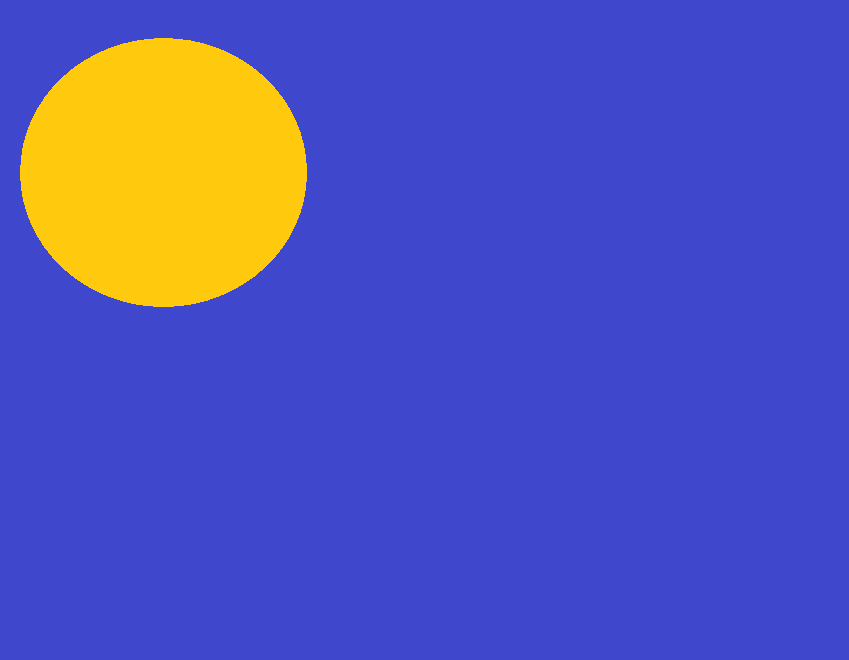
#> input picture manipulacao-img/circle.png, 849 x 660 px
$ python blending.py
#> lines starting #> are read from the running program, lines starting #| are printed output that depends on the picture
import cv2 as cv
import numpy as np
from matplotlib import pyplot as plt

# [42 lines left out: functions showImage, addImageOverlay, not called in this run]


def showMultipleImageGrid(imgsArray, titlesArray, x, y):
    if(x < 1 or y < 1):
        print("ERRO: X e Y não podem ser zero ou abaixo de zero!")
        return
    elif(x == 1 and y == 1):
        showImageGrid(imgsArray, titlesArray)
    elif(x == 1):
        fig, axis = plt.subplots(y)
        fig.suptitle(titlesArray)
        yId = 0
        for img in imgsArray:
            imgMPLIB = cv.cvtColor(img, cv.COLOR_BGR2RGB)
            axis[yId].imshow(imgMPLIB)

            yId += 1
    elif(y == 1):
        fig, axis = plt.subplots(1, x)
        fig.suptitle(titlesArray)
        xId = 0
        for img in imgsArray:
            imgMPLIB = cv.cvtColor(img, cv.COLOR_BGR2RGB)
            axis[xId].imshow(imgMPLIB)

            xId += 1
    else:
        fig, axis = plt.subplots(y, x)
        xId, yId, titleId = 0, 0, 0
        for img in imgsArray:
            imgMPLIB = cv.cvtColor(img, cv.COLOR_BGR2RGB)
            axis[yId, xId].set_title(titlesArray[titleId])
            axis[yId, xId].imshow(imgMPLIB)
            if(len(titlesArray[titleId]) == 0):
                axis[yId, xId].axis('off')

            titleId += 1
            xId += 1
            if xId == x:
                xId = 0
                yId += 1

        fig.tight_layout(pad=0.5)
    plt.show()

# [22 lines left out: functions showImageGrid, plotTwoImageVertical, plotTwoImageHorizontal, not called in this run]

def plotAddImages():
    circleImage = cv.imread('circle.png')
#> circleImage is the input picture: shape (660, 849, 3); mean B, G, R 183.5, 85.9, 83.7
    rectangleImage = cv.imread('rectangle.png')
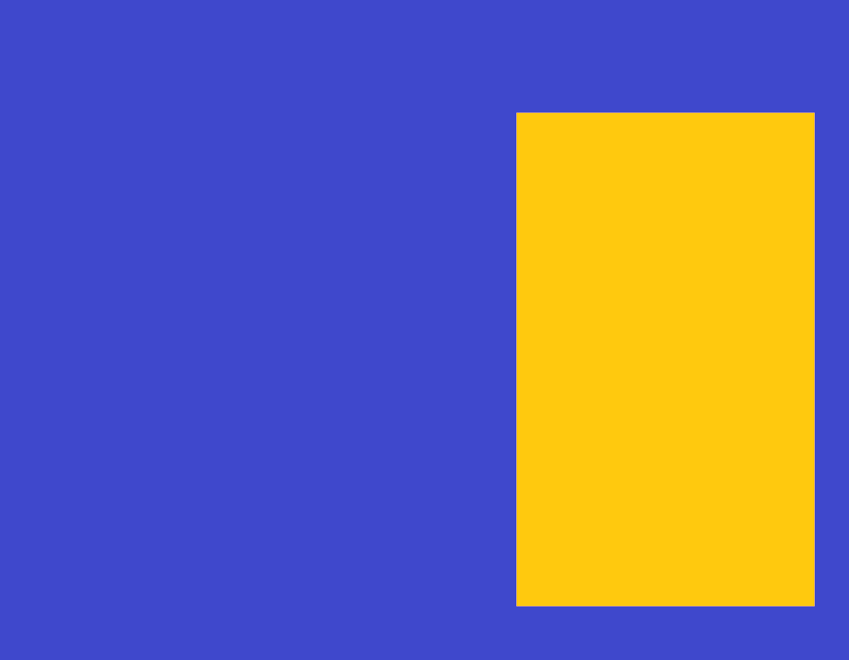
#> input picture manipulacao-img/rectangle.png, 849 x 660 px
#> rectangleImage is the input picture: shape (660, 849, 3); mean B, G, R 154.2, 105.9, 113.5

    circleImage.shape
    rectangleImage.shape

    # cv.add(primeiraImagem, segundaImagem) - Para adicionar imgs
    addedImage = cv.add(circleImage, rectangleImage)
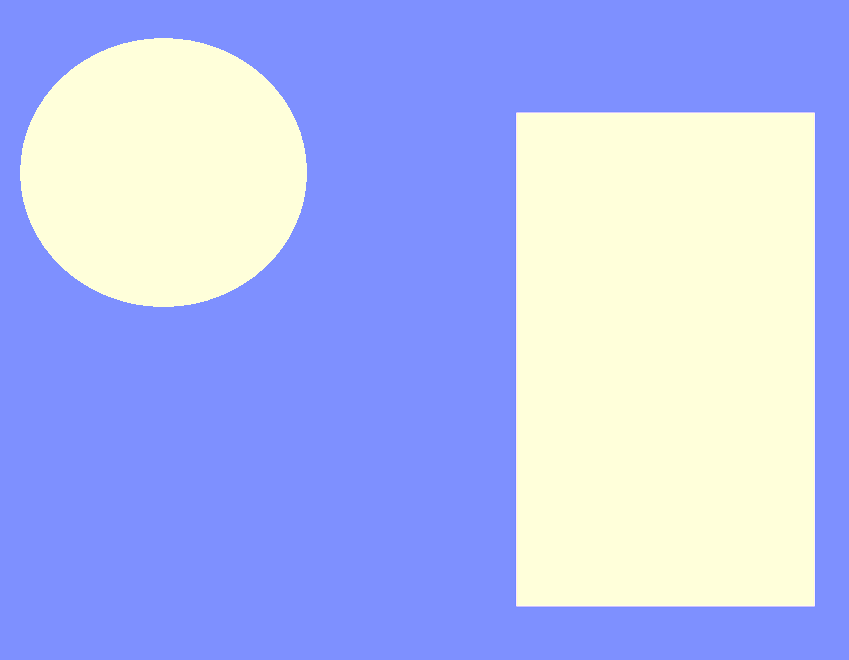
#> addedImage: shape (660, 849, 3); mean B, G, R 241.3, 185.2, 173.9

    addedWeightedImage = cv.addWeighted(circleImage, 0.9, rectangleImage, 0.1, 0)

    #criando grid com 3 imagens, a segunda com borda replicada e a terceira com borda de espelho, tendo ultima imagem transparente
    imgsArray = [circleImage, rectangleImage, addedImage, addedWeightedImage]
    titlesArray = ['Círculo', 'Retângulo', 'cv.add()', 'cv.addWeightedImage']
    showMultipleImageGrid(imgsArray, titlesArray, 2, 2)
#> the loop in showMultipleImageGrid, `for img in imgsArray:` made 4 passes
#> yId on passes 2, 4: 1, 2
#> after the loop in showMultipleImageGrid, `for img in imgsArray:`: titleId = 4; xId = 0; yId = 2
#> in showMultipleImageGrid, `plt.show()`:
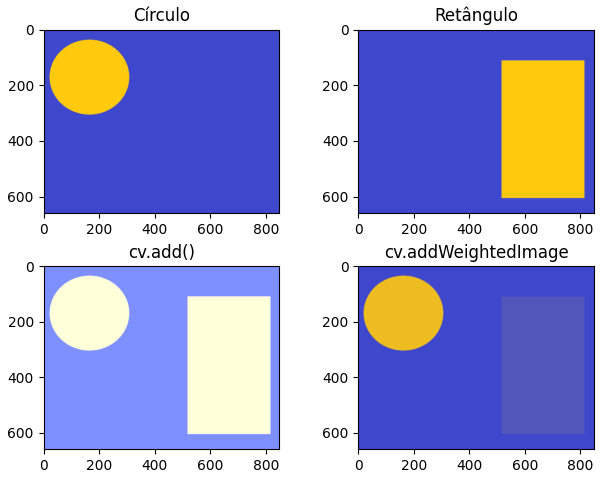
#> figure drawn by matplotlib, 4 panels

# [24 lines left out: functions resizeImage, memeGeneratorWithBlending, not called in this run]

def main():
    plotAddImages()

main()
